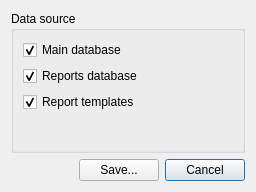
<?xml version="1.0" encoding="UTF-8"?>
<ui version="4.0">
 <class>RBackupDialog</class>
 <widget class="QDialog" name="RBackupDialog">
  <property name="geometry">
   <rect>
    <x>0</x>
    <y>0</y>
    <width>256</width>
    <height>192</height>
   </rect>
  </property>
  <property name="minimumSize">
   <size>
    <width>256</width>
    <height>192</height>
   </size>
  </property>
  <property name="maximumSize">
   <size>
    <width>256</width>
    <height>192</height>
   </size>
  </property>
  <property name="windowTitle">
   <string>Backup</string>
  </property>
  <layout class="QVBoxLayout" name="verticalLayout_3" stretch="1,0">
   <item>
    <widget class="QGroupBox" name="groupBox">
     <property name="title">
      <string>Data source</string>
     </property>
     <layout class="QVBoxLayout" name="verticalLayout">
      <item>
       <widget class="QCheckBox" name="mainDatabaseCheckBox">
        <property name="text">
         <string>Main database</string>
        </property>
        <property name="checked">
         <bool>true</bool>
        </property>
       </widget>
      </item>
      <item>
       <widget class="QCheckBox" name="reportDatabaseCheckBox">
        <property name="text">
         <string>Reports database</string>
        </property>
        <property name="checked">
         <bool>true</bool>
        </property>
       </widget>
      </item>
      <item>
       <widget class="QCheckBox" name="templateFilesCheckBox">
        <property name="text">
         <string>Report templates</string>
        </property>
        <property name="checked">
         <bool>true</bool>
        </property>
       </widget>
      </item>
      <item>
       <spacer name="verticalSpacer">
        <property name="orientation">
         <enum>Qt::Vertical</enum>
        </property>
        <property name="sizeHint" stdset="0">
         <size>
          <width>20</width>
          <height>40</height>
         </size>
        </property>
       </spacer>
      </item>
     </layout>
    </widget>
   </item>
   <item>
    <layout class="QHBoxLayout" name="horizontalLayout">
     <item>
      <spacer name="horizontalSpacer">
       <property name="orientation">
        <enum>Qt::Horizontal</enum>
       </property>
       <property name="sizeHint" stdset="0">
        <size>
         <width>40</width>
         <height>20</height>
        </size>
       </property>
      </spacer>
     </item>
     <item>
      <widget class="QPushButton" name="saveButton">
       <property name="text">
        <string>Save...</string>
       </property>
       <property name="icon">
        <iconset resource="../../resources/radiance.qrc">
         <normaloff>:/Radiance/icons/compress.png</normaloff>:/Radiance/icons/compress.png</iconset>
       </property>
      </widget>
     </item>
     <item>
      <widget class="QPushButton" name="cancelButton">
       <property name="text">
        <string>Cancel</string>
       </property>
       <property name="default">
        <bool>true</bool>
       </property>
      </widget>
     </item>
    </layout>
   </item>
  </layout>
 </widget>
 <resources>
  <include location="../../resources/radiance.qrc"/>
 </resources>
 <connections>
  <connection>
   <sender>cancelButton</sender>
   <signal>clicked()</signal>
   <receiver>RBackupDialog</receiver>
   <slot>close()</slot>
   <hints>
    <hint type="sourcelabel">
     <x>208</x>
     <y>106</y>
    </hint>
    <hint type="destinationlabel">
     <x>127</x>
     <y>63</y>
    </hint>
   </hints>
  </connection>
 </connections>
</ui>
